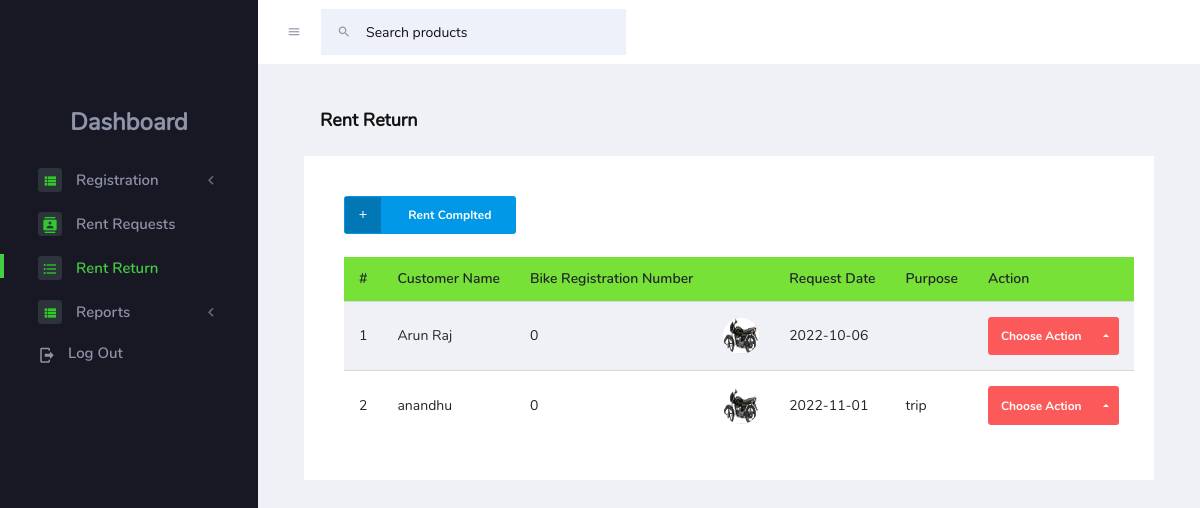
Page /Admin/rentreturn.php on the committed database.
### tables this page shows
CREATE TABLE IF NOT EXISTS `tblbikelancerent` (
  `rent_id` int(11) NOT NULL AUTO_INCREMENT,
  `request_id` int(11) NOT NULL,
  `bike_id` int(11) NOT NULL,
  `bike_registrationnumber` int(11) NOT NULL,
  `bike_currentkm` int(11) NOT NULL,
  `bike_rentdate` date NOT NULL,
  `advanceamount` int(11) NOT NULL,
  `bike_renttodate` date NOT NULL,
  `rentstatus` varchar(255) NOT NULL,
  `rentreturndate` date NOT NULL,
  `rentamount` int(11) NOT NULL,
  PRIMARY KEY (`rent_id`)
);

CREATE TABLE IF NOT EXISTS `tblbikelancecustomer` (
  `customer_id` int(11) NOT NULL AUTO_INCREMENT,
  `customer_name` varchar(50) NOT NULL,
  `customer_address` varchar(20) NOT NULL,
  `customer_email` varchar(30) NOT NULL,
  `customer_gender` varchar(10) NOT NULL,
  `customer_phonenumber` bigint(20) NOT NULL,
  `customer_licencenumber` varchar(20) NOT NULL,
  `customer_aadharnumber` bigint(11) NOT NULL,
  `customer_password` varchar(20) NOT NULL,
  PRIMARY KEY (`customer_id`)
);

CREATE TABLE IF NOT EXISTS `tblbikelancebikemodel` (
  `model_id` int(11) NOT NULL AUTO_INCREMENT,
  `bike_modelname` varchar(20) NOT NULL,
  `type_id` int(11) NOT NULL,
  `company_id` int(11) NOT NULL,
  `bike_modelcc` varchar(10) NOT NULL,
  `bike_modelimages` varchar(50) NOT NULL,
  `bike_rentamount` int(11) NOT NULL,
  PRIMARY KEY (`model_id`)
);

CREATE TABLE IF NOT EXISTS `tblbikelancerequest` (
  `request_id` int(11) NOT NULL AUTO_INCREMENT,
  `bike_requestdate` date NOT NULL,
  `customer_id` int(11) NOT NULL,
  `bike_requestfromdate` date NOT NULL,
  `bike_requesttodate` date NOT NULL,
  `bike_status` varchar(20) NOT NULL,
  `bike_purpose` varchar(50) NOT NULL,
  `bike_id` int(11) NOT NULL,
  `rentamount` int(11) NOT NULL,
  PRIMARY KEY (`request_id`)
);

### Admin/rentreturn.php (the view, shortened to what this page needs)
<?php
  include("Header.php");
  ?>
        <div class="main-panel">
          <div class="content-wrapper">
            <div class="page-header">
              <h3 class="page-title"> Rent Return </h3>
            </div>
            <div class="row">
              <div class="col-lg-12 grid-margin stretch-card">
                <div class="card">
                  <div class="card-body">
                  <a href="completedrentview.php">
                  <button type="submit" style="margin-bottom: 3%;" class="btn btn-social-icon-text btn-linkedin">
                        <i class="mdi mdi-plus" ></i>
                        Rent Complted
                    </button>
                </a>
                  <br>
                    <table class="table table-striped">
                        <thead style="background-color: #78e137">
                            <tr>
                                <th>#</th>
                                <th>Customer Name</th>
                                <th>Bike Registration Number</th>
                                <th></th>
                                <th>Request Date</th>
                                <th>Purpose</th>
                                <th>Action</th>
                            </tr>
                        </thead>
 <tbody>
        <?php
           include("companyconfig.php");
           $s=1;
           $sql=mysqli_query($con,"SELECT * FROM `tblbikelancerent` re
           inner join `tblbikelancerequest` r on r.`request_id`=re.`request_id`
           inner join `tblbikelancecustomer` c on r.`customer_id`=c.`customer_id`
           inner join `tblbikelancebikemodel` m on r.`bike_id`=m.`model_id`
           where re.rentstatus='On Rent'");
           while($display=mysqli_fetch_array($sql))
           {
        ?>
        <tr>
            <td><?php echo $s++ ?></td>
            <td><?php echo $display["customer_name"] ?></td>
            <td><?php echo $display["bike_registrationnumber"] ?></td>
            <td><img src="./assets/images/<?php echo $display["bike_modelimages"]?>"  width="200" height="200"></td>
            <td><?php echo $display["bike_requestdate"] ?></td>
            <td><?php echo $display["bike_purpose"] ?></td>
            <td>
                          <div class="btn-group dropup">
                        <button type="button" class="btn btn-danger">Choose Action</button>
                        <button type="button" class="btn btn-danger dropdown-toggle dropdown-toggle-split" id="dropupMenuSplitButton2" data-toggle="dropdown" aria-haspopup="true" aria-expanded="false">
                        </button>
                      </div>
                             </td>
        </tr>
        <?php
           }
        ?>
            </tbody>
        </table>
          </div>
            </div>
            </div>
            </div>
  <?php
  include("Footer.php");
  ?>

### rows in the picture
tblbikelancerent: tblbikelancecustomer.customer_name "Arun Raj", bike_registrationnumber "0", tblbikelancebikemodel.bike_modelimages (picture), request.bike_requestdate "2022-10-06"
tblbikelancerent: tblbikelancecustomer.customer_name "anandhu", bike_registrationnumber "0", tblbikelancebikemodel.bike_modelimages (picture), request.bike_requestdate "2022-11-01", request.bike_purpose "trip"
